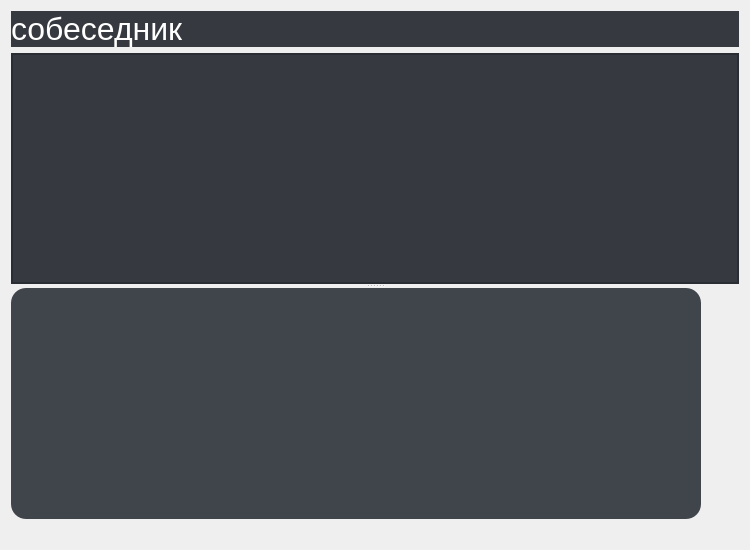
<?xml version="1.0" encoding="UTF-8"?>
<ui version="4.0">
 <class>Form</class>
 <widget class="QWidget" name="Form">
  <property name="geometry">
   <rect>
    <x>0</x>
    <y>0</y>
    <width>750</width>
    <height>550</height>
   </rect>
  </property>
  <property name="maximumSize">
   <size>
    <width>16777215</width>
    <height>900</height>
   </size>
  </property>
  <property name="font">
   <font>
    <pointsize>9</pointsize>
   </font>
  </property>
  <property name="windowTitle">
   <string>Form</string>
  </property>
  <property name="styleSheet">
   <string notr="true">border: 0px solid transparent;</string>
  </property>
  <layout class="QGridLayout" name="gridLayout">
   <item row="1" column="0">
    <widget class="QSplitter" name="splitter">
     <property name="orientation">
      <enum>Qt::Vertical</enum>
     </property>
     <widget class="QListWidget" name="messages">
      <property name="styleSheet">
       <string notr="true"> QListWidget{
background-color: #36393f;
border:2px solid #2a2d33;
/* 2px solid #2e3338;*/
}
QListWidget::item{
border: 0px solid transparent;
}

 QScrollBar:vertical {
     background: transparent;
     width: 15px;
     margin: 22px 0 22px 0;
 }
 QScrollBar::handle:vertical {
     background: #4a4d52;
     max-width: 2px;
     min-height: 40px;
	border-radius: 5%;
 }
 QScrollBar::add-line:vertical {
     background: transparent;
    max-height: 0px;

 }

 QScrollBar::sub-line:vertical {
     background: transparent;
	max-height: 0px;

 }


 QScrollBar::add-page:vertical, QScrollBar::sub-page:vertical {
     background: none;
 }

 QScrollBar:horizontal {
     background: transparent;
     width: 15px;
     margin: 22px 0 22px 0;
 }
 QScrollBar::handle:horizontal {
     background: #4a4d52;
     max-width: 2px;
     min-height: 40px;
	border-radius: 5%;
 }
 QScrollBar::add-line:horizontal {
     background: transparent;
    max-height: 0px;

 }

 QScrollBar::sub-line:horizontal {
     background: transparent;
	max-height: 0px;

 }


 QScrollBar::add-page:horizontal, QScrollBar::sub-page:horizontal {
     background: none;
 }

</string>
      </property>
     </widget>
     <widget class="QWidget" name="layoutWidget">
      <layout class="QHBoxLayout" name="horizontalLayout">
       <property name="sizeConstraint">
        <enum>QLayout::SetNoConstraint</enum>
       </property>
       <item>
        <widget class="QPlainTextEdit" name="message_field">
         <property name="minimumSize">
          <size>
           <width>0</width>
           <height>100</height>
          </size>
         </property>
         <property name="font">
          <font>
           <family>Segoe UI Black</family>
           <pointsize>-1</pointsize>
           <weight>50</weight>
           <italic>false</italic>
           <bold>false</bold>
           <stylestrategy>PreferAntialias</stylestrategy>
          </font>
         </property>
         <property name="styleSheet">
          <string notr="true">background-color: #40444b;
border-radius: 15px;
color: #8b949a;
font: 24px;
</string>
         </property>
        </widget>
       </item>
       <item>
        <widget class="QPushButton" name="button_sender">
         <property name="sizePolicy">
          <sizepolicy hsizetype="Minimum" vsizetype="Expanding">
           <horstretch>0</horstretch>
           <verstretch>0</verstretch>
          </sizepolicy>
         </property>
         <property name="styleSheet">
          <string notr="true">background-color: transparent;</string>
         </property>
         <property name="text">
          <string/>
         </property>
         <property name="iconSize">
          <size>
           <width>64</width>
           <height>64</height>
          </size>
         </property>
        </widget>
       </item>
      </layout>
     </widget>
    </widget>
   </item>
   <item row="0" column="0">
    <widget class="QLabel" name="talker_name">
     <property name="font">
      <font>
       <pointsize>24</pointsize>
      </font>
     </property>
     <property name="styleSheet">
      <string notr="true">background-color: #36393f;
color: #fff;</string>
     </property>
     <property name="text">
      <string>собеседник</string>
     </property>
    </widget>
   </item>
   <item row="2" column="0">
    <widget class="QLabel" name="status">
     <property name="styleSheet">
      <string notr="true">color: red;</string>
     </property>
     <property name="text">
      <string/>
     </property>
     <property name="alignment">
      <set>Qt::AlignCenter</set>
     </property>
    </widget>
   </item>
  </layout>
 </widget>
 <resources/>
 <connections/>
</ui>
